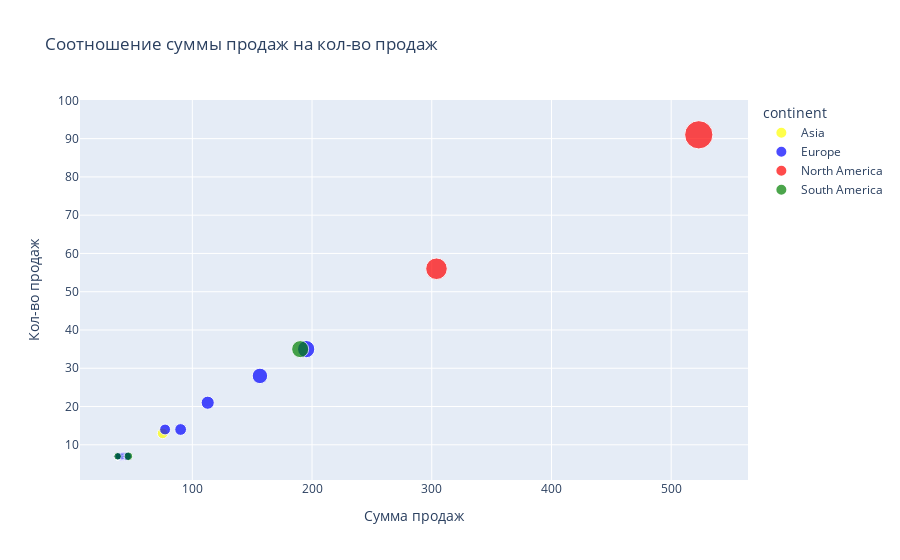

The code cell stored with this chart in its notebook:
### Markdown cell above
### Задание 1.3

### Code cell
fig = px.scatter(
    df,
    x= 'total_sales',
    y= 'sales_number',
    color= 'continent',
    title= 'Соотношение суммы продаж на кол-во продаж',
    labels= {'total_sales': 'Сумма продаж', 'sales_number': 'Кол-во продаж'},
    size= 'total_sales',
    color_discrete_map={
        'Asia':'yellow',
        'Europe': 'blue',
        'North America': 'red',
        'South America': 'green',
    }
)

fig.show()

### Figure 1 — Plotly figure (JSON) as saved in the notebook; plotly's stock layout.template omitted (floating-point values rounded to 4 significant figures)
{"data": [{"hovertemplate": "continent=Asia<br>Сумма продаж=%{marker.size}<br>Кол-во продаж=%{y}<extra></extra>", "legendgroup": "Asia", "marker": {"color": "yellow", "size": [37.62, 75.26], "sizemode": "area", "sizeref": 1.308, "symbol": "circle"}, "mode": "markers", "name": "Asia", "orientation": "v", "showlegend": true, "type": "scatter", "x": [37.62, 75.26], "xaxis": "x", "y": [7, 13], "yaxis": "y"}, {"hovertemplate": "continent=Europe<br>Сумма продаж=%{marker.size}<br>Кол-во продаж=%{y}<extra></extra>", "legendgroup": "Europe", "marker": {"color": "blue", "size": [42.62, 37.62, 90.24, 37.62, 41.62, 195.1, 156.5, 45.62, 45.62, 37.62, 40.62, 39.62, 37.62, 77.24, 37.62, 38.62, 112.9], "sizemode": "area", "sizeref": 1.308, "symbol": "circle"}, "mode": "markers", "name": "Europe", "orientation": "v", "showlegend": true, "type": "scatter", "x": [42.62, 37.62, 90.24, 37.62, 41.62, 195.1, 156.5, 45.62, 45.62, 37.62, 40.62, 39.62, 37.62, 77.24, 37.62, 38.62, 112.9], "xaxis": "x", "y": [7, 7, 14, 7, 7, 35, 28, 7, 7, 7, 7, 7, 7, 14, 7, 7, 21], "yaxis": "y"}, {"hovertemplate": "continent=North America<br>Сумма продаж=%{marker.size}<br>Кол-во продаж=%{y}<extra></extra>", "legendgroup": "North America", "marker": {"color": "red", "size": [304.0, 523.1], "sizemode": "area", "sizeref": 1.308, "symbol": "circle"}, "mode": "markers", "name": "North America", "orientation": "v", "showlegend": true, "type": "scatter", "x": [304.0, 523.1], "xaxis": "x", "y": [56, 91], "yaxis": "y"}, {"hovertemplate": "continent=South America<br>Сумма продаж=%{marker.size}<br>Кол-во продаж=%{y}<extra></extra>", "legendgroup": "South America", "marker": {"color": "green", "size": [37.62, 190.1, 46.62], "sizemode": "area", "sizeref": 1.308, "symbol": "circle"}, "mode": "markers", "name": "South America", "orientation": "v", "showlegend": true, "type": "scatter", "x": [37.62, 190.1, 46.62], "xaxis": "x", "y": [7, 35, 7], "yaxis": "y"}], "layout": {"legend": {"itemsizing": "constant", "title": {"text": "continent"}, "tracegroupgap": 0}, "title": {"text": "Соотношение суммы продаж на кол-во продаж"}, "xaxis": {"anchor": "y", "domain": [0, 1], "title": {"text": "Сумма продаж"}}, "yaxis": {"anchor": "x", "domain": [0, 1], "title": {"text": "Кол-во продаж"}}}}
